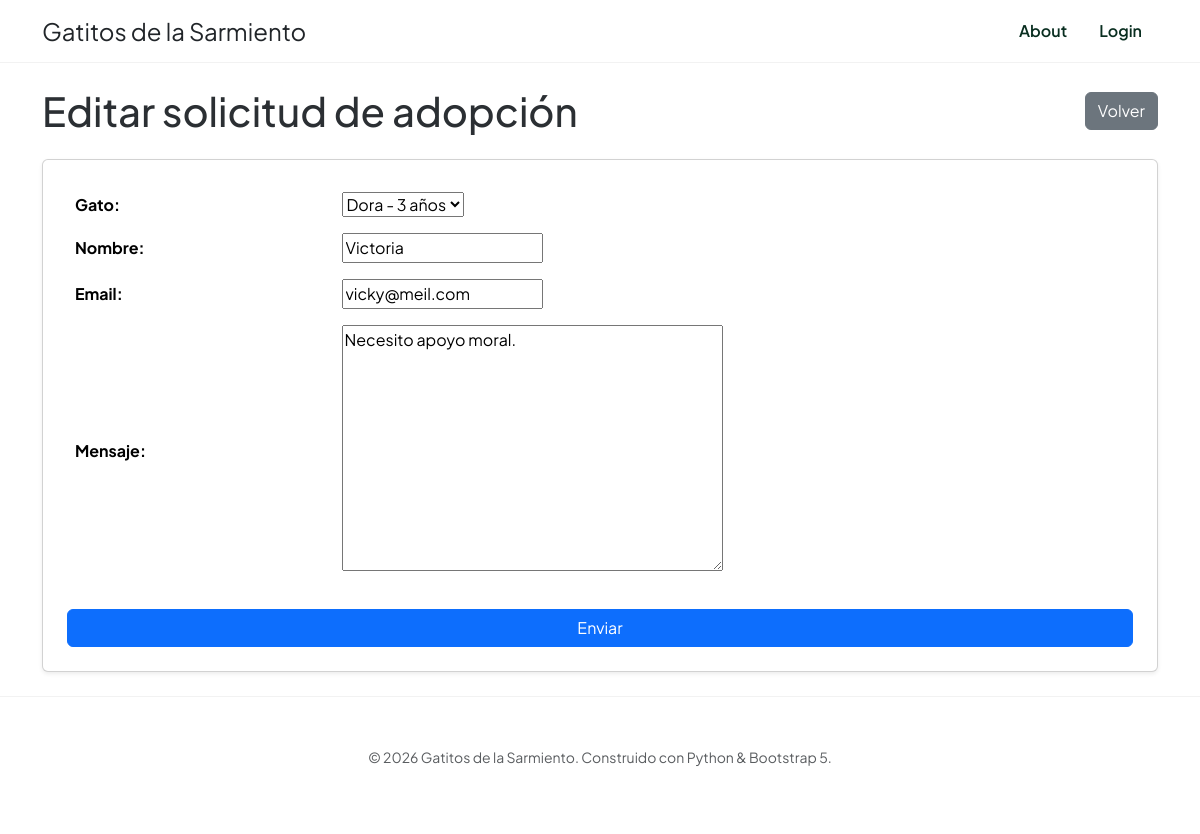
Screenshot of /gato/solicitud/update/1 with the database file from the repository.
### gato/models.py (models this page shows, shortened)
class SolicitudAdopcion(models.Model):
    gato = models.ForeignKey(Gato, on_delete=models.CASCADE)
    nombre = models.CharField(max_length=100)
    email = models.EmailField()
    mensaje = models.TextField()
    fecha = models.DateTimeField(auto_now_add=True)

### gato/views.py (the view)
# urls.py: path("solicitud/update/<int:pk>", SolicitudAdopcionUpdate.as_view(), name="solicitud_update"
class SolicitudAdopcionUpdate(UpdateView):
    model = SolicitudAdopcion
    form_class = SolicitudAdopcionForm
    success_url = reverse_lazy("gato:solicitud_home")

### gato/forms.py
class SolicitudAdopcionForm(forms.ModelForm):
    class Meta:
        model = SolicitudAdopcion
        fields = "__all__"

### gato/models.py (called while the page is built)
    def __str__(self) -> str:
        return f"{self.nombre} - {self.edad} años"

### gato/templates/gato/solicitudadopcion_form.html (shortened to what this page needs)
{% extends 'core/base.html' %}
{% block contenido %}
<div class="container py-4">
    <div class="d-flex justify-content-between align-items-center mb-4">
        {% if form.instance.pk %}
        <h1 class="mb-0">Editar solicitud de adopción</h1>
        {% else %}
        <h1 class="mb-0">Crear solicitud de adopción</h1>
        {% endif %}
        <a class="btn btn-secondary" href="{% url 'gato:solicitud_home' %}">Volver</a>
    </div>
    <form method="post" class="card p-4 shadow-sm">
        <div class="table-responsive">
            <table class="table table-borderless mb-4">
                <tbody>
                    {% for field in form %}
                    <tr>
                        <th class="align-middle" style="width: 25%;">{{ field.label_tag }}</th>
                        <td>
                            {{ field }}
                        </td>
                    </tr>
                    {% endfor %}
                </tbody>
            </table>
        </div>
        <button type="submit" class="btn btn-primary">Enviar</button>
    </form>
</div>
{% endblock contenido %}

### core/static/core/css/styles.css (style rules this page uses)
:root { --django-green: #092e20; --django-light: #44b78b; }
body { font-family: 'Plus Jakarta Sans', sans-serif; color: #2b2f33; }

### rows the page displays
SolicitudAdopcion: form "Dora - 3 años" "Victoria" "vicky@meil.com" "Necesito apoyo moral."

### other values shown
{{ field.label_tag }} "Gato:" "Nombre:" "Email:" "Mensaje:"
